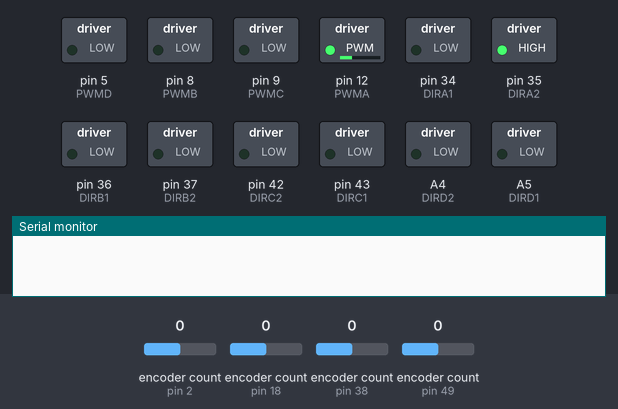
Simulated run of this sketch. Board: Arduino Mega 2560, built with avr-gcc and run on an emulated ATmega2560. Parts: switched loads named in the sketch (green lamp = pin HIGH), the last lines printed to the serial monitor. Inputs (shaded band) come from the test bench; at power-on: encoder count (sensors on pin 2, pin 18, pin 38, pin 49) 0.

Above: at 0.1 s.
At 6.1 s:
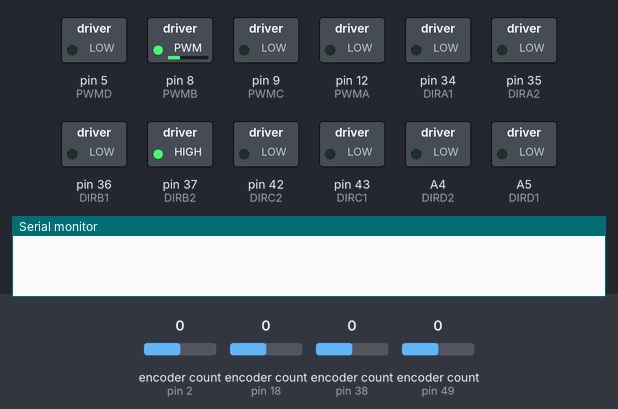
At 12.1 s:
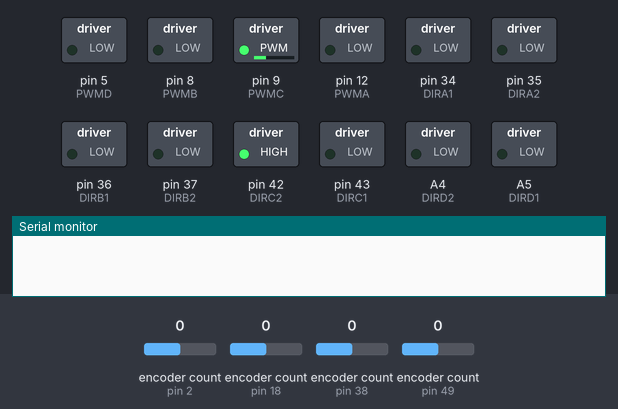
At 18.1 s:
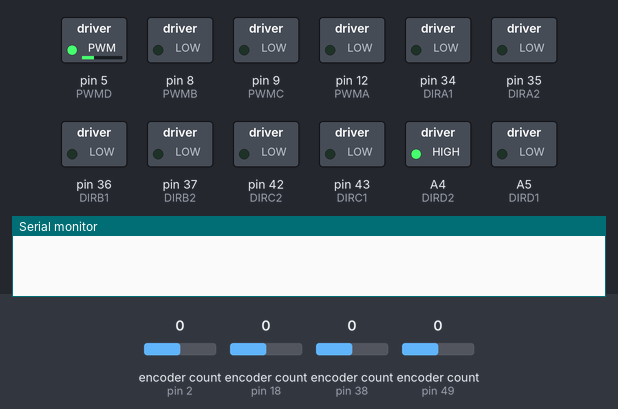
At 24.1 s:
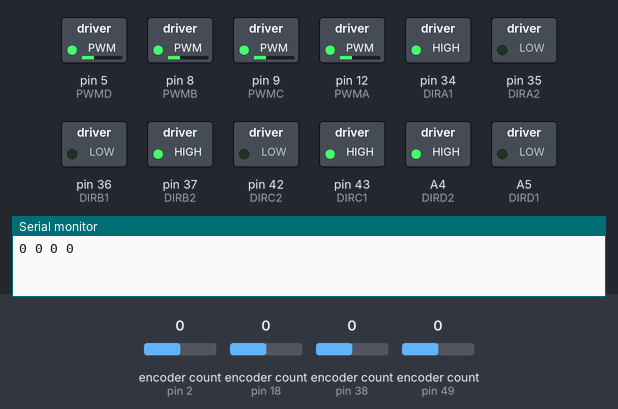
At 30.1 s:
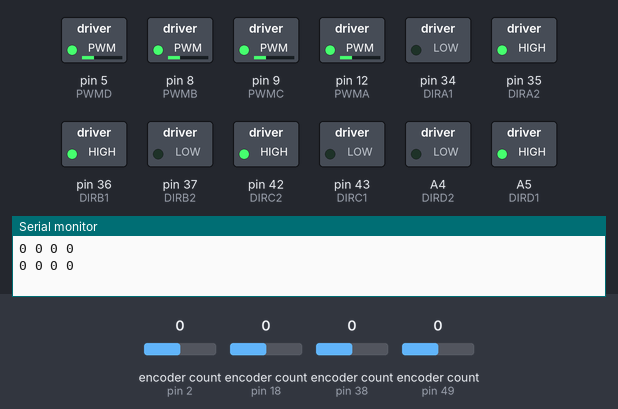
Timing chart, 0 to 37.5 s (numbered marks = the images above):
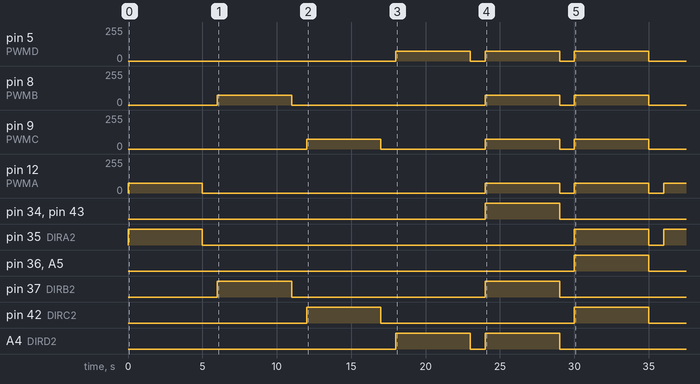

The sketch:

MEGA_2560.ino
```cpp
#include <Encoder.h>

// Pinos do motor
#define PWMA 12  //A - Velocidade do motor
#define DIRA1 34
#define DIRA2 35 //A - Direção do motor
#define EN1_A 18
#define EN1_B 31

#define PWMB 8   //B - Velocidade do motor
#define DIRB1 36
#define DIRB2 37 //B - Direção do motor
#define EN2_A 38
#define EN2_B 19

#define PWMC 9   //C - Velocidade do motor
#define DIRC1 43
#define DIRC2 42 //C - Direção do motor
#define EN3_A 49
#define EN3_B 3

#define PWMD 5   //D - Velocidade do motor
#define DIRD1 A5
#define DIRD2 A4 //D - Direção do motor
#define EN4_A 2
#define EN4_B A1

#define MOTORA_FORWARD(pwm)    do{digitalWrite(DIRA1,LOW); digitalWrite(DIRA2,HIGH); analogWrite(PWMA,pwm);}while(0)
#define MOTORA_STOP(x)         do{digitalWrite(DIRA1,LOW); digitalWrite(DIRA2,LOW); analogWrite(PWMA,0);}while(0)
#define MOTORA_BACKOFF(pwm)    do{digitalWrite(DIRA1,HIGH);digitalWrite(DIRA2,LOW); analogWrite(PWMA,pwm);}while(0)

#define MOTORB_FORWARD(pwm)    do{digitalWrite(DIRB1,LOW); digitalWrite(DIRB2,HIGH); analogWrite(PWMB,pwm);}while(0)
#define MOTORB_STOP(x)         do{digitalWrite(DIRB1,LOW); digitalWrite(DIRB2,LOW); analogWrite(PWMB,0);}while(0)
#define MOTORB_BACKOFF(pwm)    do{digitalWrite(DIRB1,HIGH);digitalWrite(DIRB2,LOW); analogWrite(PWMB,pwm);}while(0)

#define MOTORC_FORWARD(pwm)    do{digitalWrite(DIRC1,LOW); digitalWrite(DIRC2,HIGH); analogWrite(PWMC,pwm);}while(0)
#define MOTORC_STOP(x)         do{digitalWrite(DIRC1,LOW); digitalWrite(DIRC2,LOW); analogWrite(PWMC,0);}while(0)
#define MOTORC_BACKOFF(pwm)    do{digitalWrite(DIRC1,HIGH);digitalWrite(DIRC2,LOW); analogWrite(PWMC,pwm);}while(0)

#define MOTORD_FORWARD(pwm)    do{digitalWrite(DIRD1,LOW); digitalWrite(DIRD2,HIGH); analogWrite(PWMD,pwm);}while(0)
#define MOTORD_STOP(x)         do{digitalWrite(DIRD1,LOW); digitalWrite(DIRD2,LOW); analogWrite(PWMD,0);}while(0)
#define MOTORD_BACKOFF(pwm)    do{digitalWrite(DIRD1,HIGH);digitalWrite(DIRD2,LOW); analogWrite(PWMD,pwm);}while(0)

#define SERIAL  Serial

#define LOG_DEBUG

#ifdef LOG_DEBUG
  #define M_LOG SERIAL.println
#else
  #define M_LOG
#endif

#define MAX_PWM   200
#define MIN_PWM   130
int Motor_PWM = 75;

// ENCODERS
Encoder encoder_1(EN1_A, EN1_B);
Encoder encoder_2(EN2_A, EN2_B);
Encoder encoder_3(EN3_A, EN3_B);
Encoder encoder_4(EN4_A, EN4_B);
long oldPos = 0;

//controlar o movimento do motor - definição de macro

//    ↑A-----B↑
//     |  ↑  |
//     |  |  |
//    ↑C-----D↑
void ADVANCE()
{
  MOTORA_FORWARD(Motor_PWM);MOTORB_FORWARD(Motor_PWM);
  MOTORC_FORWARD(Motor_PWM);MOTORD_FORWARD(Motor_PWM);
}

//    ↓A-----B↓
//     |  |  |
//     |  ↓  |
//    ↓C-----D↓
void BACK()
{
  MOTORA_BACKOFF(Motor_PWM);MOTORB_BACKOFF(Motor_PWM);
  MOTORC_BACKOFF(Motor_PWM);MOTORD_BACKOFF(Motor_PWM);
}
//    =A-----B↑
//     |   ↖ |
//     | ↖   |
//    ↑C-----D=
void LEFT_1()
{
  MOTORA_STOP(Motor_PWM);MOTORB_FORWARD(Motor_PWM);
  MOTORC_FORWARD(Motor_PWM);MOTORD_STOP(Motor_PWM);
}

//    ↓A-----B↑
//     |  ←  |
//     |  ←  |
//    ↑C-----D↓
void LEFT_2()
{
  MOTORA_BACKOFF(Motor_PWM);MOTORB_FORWARD(Motor_PWM);
  MOTORC_FORWARD(Motor_PWM);MOTORD_BACKOFF(Motor_PWM);
}
//    ↓A-----B=
//     | ↙   |
//     |   ↙ |
//    =C-----D↓
void LEFT_3()
{
  MOTORA_BACKOFF(Motor_PWM);MOTORB_STOP(Motor_PWM);
  MOTORC_STOP(Motor_PWM);MOTORD_BACKOFF(Motor_PWM);
}
//    ↑A-----B=
//     | ↗   |
//     |   ↗ |
//    =C-----D↑
void RIGHT_1()
{
  MOTORA_FORWARD(Motor_PWM);MOTORB_STOP(Motor_PWM);
  MOTORC_STOP(Motor_PWM);MOTORD_FORWARD(Motor_PWM);
}
//    ↑A-----B↓
//     |  →  |
//     |  →  |
//    ↓C-----D↑
void RIGHT_2()
{
  MOTORA_FORWARD(Motor_PWM);MOTORB_BACKOFF(Motor_PWM);
  MOTORC_BACKOFF(Motor_PWM);MOTORD_FORWARD(Motor_PWM);
}
//    =A-----B↓
//     |   ↘ |
//     | ↘   |
//    ↓C-----D=
void RIGHT_3()
{
  MOTORA_STOP(Motor_PWM);MOTORB_BACKOFF(Motor_PWM);
  MOTORC_BACKOFF(Motor_PWM);MOTORD_STOP(Motor_PWM);
}
// ↓A-----B↑
//  |     |
//  |     |
// ↓C-----D↑
void TURN_LEFT()
{
  MOTORA_BACKOFF(Motor_PWM);MOTORB_FORWARD(Motor_PWM);
  MOTORC_BACKOFF(Motor_PWM);MOTORD_FORWARD(Motor_PWM);
}
// ↑A-----B↓
//  |     |
//  |     |
// ↑C-----D↓
void TURN_RIGHT()
{
  MOTORA_FORWARD(Motor_PWM);MOTORB_BACKOFF(Motor_PWM);
  MOTORC_FORWARD(Motor_PWM);MOTORD_BACKOFF(Motor_PWM);
}
//    =A-----B=
//     |  =  |
//     |  =  |
//    =C-----D=
void STOP()
{
  MOTORA_STOP(Motor_PWM);MOTORB_STOP(Motor_PWM);
  MOTORC_STOP(Motor_PWM);MOTORD_STOP(Motor_PWM);
}

void UART_Control()
{
  if(SERIAL.available())
  {
    char Uart_Date = SERIAL.read();

    switch(Uart_Date)
    {
       case 'A':  ADVANCE(); M_LOG("Run!");         break;
       case 'B':  RIGHT_1();  M_LOG("Right up!");   break;
       case 'C':  RIGHT_2();  M_LOG("Right!");      break;
       case 'D':  RIGHT_3();  M_LOG("Right down!"); break;
       case 'E':  BACK();     M_LOG("Run!");        break;
       case 'F':  LEFT_3();   M_LOG("Left down!");  break;
       case 'G':  LEFT_2();   M_LOG("Left!");       break;
       case 'H':  LEFT_1();   M_LOG("Left up!");    break;
       case 'Z':  STOP();     M_LOG("Stop!");       break;
       case 'L':  Motor_PWM = 240;                  break;
       case 'M':  Motor_PWM = 130;                  break;
     }

    Serial.println(digitalRead(DIRA2));
    Serial.println(analogRead(PWMA));
  }
}

void IO_init()
{
  pinMode(PWMA, OUTPUT);
  pinMode(DIRA1, OUTPUT);
  pinMode(DIRA2, OUTPUT);
  pinMode(PWMB, OUTPUT);
  pinMode(DIRB1, OUTPUT);
  pinMode(DIRB2, OUTPUT);
  pinMode(PWMC, OUTPUT);
  pinMode(DIRC1, OUTPUT);
  pinMode(DIRC2, OUTPUT);
  pinMode(PWMD, OUTPUT);
  pinMode(DIRD1, OUTPUT);
  pinMode(DIRD2, OUTPUT);
  STOP();
}

void getEncoderPosition(Encoder myEnc, long oldPosition){
  long newPosition = myEnc.read();
  if (newPosition != oldPosition) {
    oldPosition = newPosition;
    Serial.println(newPosition);
  }
}

void setup()
{
  Serial.begin(9600);
  IO_init();
}

void loop() {

  //UART_Control();//Recepção e processamento de porta serial
  //ADVANCE();
  MOTORA_FORWARD(Motor_PWM);
  delay(5000);

  STOP();
  delay(1000);

  //BACK();
  MOTORB_FORWARD(Motor_PWM);
  delay(5000);

  STOP();
  delay(1000);

  //LEFT_2();
  MOTORC_FORWARD(Motor_PWM);
  delay(5000);

  STOP();
  delay(1000);

  //RIGHT_2();
  MOTORD_FORWARD(Motor_PWM);
  delay(5000);

  STOP();
  delay(1000);

  M_LOG(String(encoder_1.read()) + " " + String(-encoder_2.read()) + " " + String(encoder_3.read()) + " " + String(encoder_4.read()));

  TURN_LEFT();
  delay(5000);

  STOP();
  delay(1000);

  M_LOG(String(encoder_1.read()) + " " + String(-encoder_2.read()) + " " + String(encoder_3.read()) + " " + String(encoder_4.read()));

  TURN_RIGHT();
  delay(5000);

  STOP();
  delay(1000);

  M_LOG(String(encoder_1.read()) + " " + String(-encoder_2.read()) + " " + String(encoder_3.read()) + " " + String(encoder_4.read()));

}
```

Measured:
- by itself, pin 5 (PWMD): 0/255 → 75/255 at 18.0 s, → 0/255 5.0 s later, → 75/255 1.0 s later, → 0/255 5.0 s later, … (6 changes in this stretch)
- by itself, pin 8 (PWMB): goes 75/255 5.0 s, 0/255 13.0 s, 75/255 5.0 s, 0/255 1.0 s, 75/255 5.0 s, then 0/255
- by itself, pin 9 (PWMC): goes 75/255 5.0 s, 0/255 7.0 s, 75/255 5.0 s, 0/255 1.0 s, 75/255 5.0 s, then 0/255
- by itself, pin 12 (PWMA): goes 75/255 5.0 s, 0/255 19.0 s, 75/255 5.0 s, 0/255 1.0 s, 75/255 5.0 s, 0/255 1.0 s, then 75/255
- by itself, pin 34 (DIRA1), pin 43 (DIRC1): LOW → HIGH at 24.0 s, → LOW 5.0 s later
- by itself, pin 35 (DIRA2): goes HIGH 5.0 s, LOW 25.0 s, HIGH 5.0 s, LOW 1.0 s, then HIGH
- by itself, pin 36 (DIRB1), A5 (DIRD1): LOW → HIGH at 30.0 s, → LOW 5.0 s later
- by itself, pin 37 (DIRB2), pin 42 (DIRC2): alternates HIGH for 5.0 s and LOW for 13.0 s
